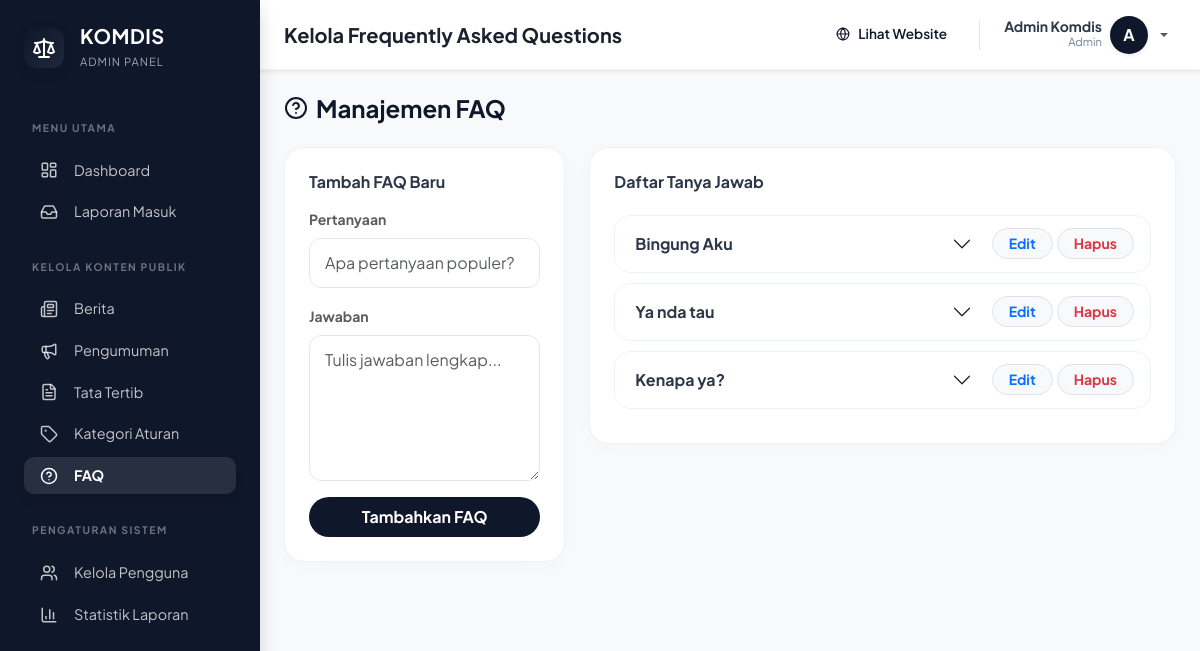
/admin/faq.php (signed in), run on the app's committed database.
### tables this page shows
CREATE TABLE `faq` (
  `id` int NOT NULL,
  `pertanyaan` varchar(255) NOT NULL,
  `jawaban` text NOT NULL,
  `created_at` timestamp NOT NULL DEFAULT CURRENT_TIMESTAMP
);

### admin/faq.php (the view, shortened to what this page needs)
<?php
include '../config/koneksi.php';
$editData = null;
$data = mysqli_query($conn, "SELECT * FROM faq ORDER BY id DESC");
?>
<!DOCTYPE html>
<html lang="id">
<head>
    <link href="../assets/css/bootstrap.min.css" rel="stylesheet">
</head>
<body>
    <?php include '../partials/admin_sidebar.php'; ?>
    <div id="content-wrapper">
        <?php include '../partials/admin_navbar.php'; ?>
        <div class="container-fluid px-4 pb-5">
            <div class="d-flex align-items-center justify-content-between mb-4">
                <h4 class="fw-bold mb-0 d-flex align-items-center gap-2" style="color: #0f172a;"><i data-lucide="help-circle"></i> Manajemen FAQ</h4>
            </div>
            <div class="row g-4">
                <div class="col-lg-4">
                    <div class="card-custom p-4">
                        <h6 class="fw-bold mb-3"><?= $editData ? 'Edit Pertanyaan' : 'Tambah FAQ Baru' ?></h6>
                        <form method="POST">
                            <div class="mb-3">
                                <label class="form-label small fw-bold text-muted">Pertanyaan</label>
                                <input type="text" name="pertanyaan" class="form-control" placeholder="Apa pertanyaan populer?" value="<?= $editData ? htmlspecialchars($editData['pertanyaan']) : '' ?>" required>
                            </div>
                            <div class="mb-3">
                                <label class="form-label small fw-bold text-muted">Jawaban</label>
                                <textarea name="jawaban" class="form-control" rows="5" placeholder="Tulis jawaban lengkap..." required><?= $editData ? htmlspecialchars($editData['jawaban']) : '' ?></textarea>
                            </div>
                            <button name="<?= $editData ? 'edit_faq' : 'tambah_faq' ?>" class="btn fw-bold rounded-pill py-2 w-100" style="background: #0f172a; color: #fff; border: none;">
                                <?= $editData ? 'Simpan Perubahan' : 'Tambahkan FAQ' ?>
                            </button>
                        </form>
                    </div>
                </div>
                <div class="col-lg-8">
                    <div class="card-custom p-4">
                        <h6 class="fw-bold mb-4">Daftar Tanya Jawab</h6>
                        <?php if (mysqli_num_rows($data) == 0): ?>
                            <div class="text-center py-5 text-muted">Belum ada FAQ.</div>
                        <?php else: ?>
                            <div class="accordion" id="faqAccordion">
                                <?php $i = 1; while ($d = mysqli_fetch_assoc($data)): ?>
                                    <div class="accordion-item">
                                        <div class="accordion-header d-flex align-items-center">
                                            <button class="accordion-button collapsed" type="button" data-bs-toggle="collapse" data-bs-target="#faq<?= $d['id'] ?>">
                                                <?= htmlspecialchars($d['pertanyaan']) ?>
                                            </button>
                                            <div class="pe-3 d-flex gap-1">
                                                <a href="?edit=<?= $d['id'] ?>" class="btn btn-sm btn-light border fw-bold text-primary rounded-pill px-3">Edit</a>
                                                <a href="?hapus=<?= $d['id'] ?>" class="btn btn-sm btn-light border fw-bold text-danger rounded-pill px-3" onclick="return confirm('Hapus FAQ ini?')">Hapus</a>
                                            </div>
                                        </div>
                                    </div>
                                <?php endwhile; ?>
                            </div>
                        <?php endif; ?>
                    </div>
                </div>
            </div>
        </div>
    </div>
</body>
</html>

### admin/faq.php (style rules this page uses)
body { font-family: 'Plus Jakarta Sans', sans-serif; background-color: #f8f9fa; color: #2d3748; }
#content-wrapper { margin-left: 260px; min-height: 100vh; background: #f8f9fa; }
.card-custom { background: #fff; border-radius: 20px; box-shadow: 0 4px 20px rgba(0,0,0,0.02); border: 1px solid rgba(0,0,0,0.05); overflow: hidden; }
.form-control { border-radius: 12px; padding: 12px 15px; border: 1px solid #e2e8f0; }
.accordion-item { border-radius: 16px !important; border: 1px solid #edf2f7 !important; margin-bottom: 10px; overflow: hidden; }
.accordion-button { font-weight: 700; color: #2d3748; background-color: #fff; box-shadow: none !important; }

### data on the page
faq: pertanyaan "Bingung Aku"
faq: pertanyaan "Ya nda tau"
faq: pertanyaan "Kenapa ya?"

### other printed values
$page_title "Kelola Frequently Asked Questions"
$_SESSION['nama'] "Admin Komdis"
$_SESSION['role'] "Admin"
substr($_SESSION['nama'] ?? 'A', 0, 1) "A"
